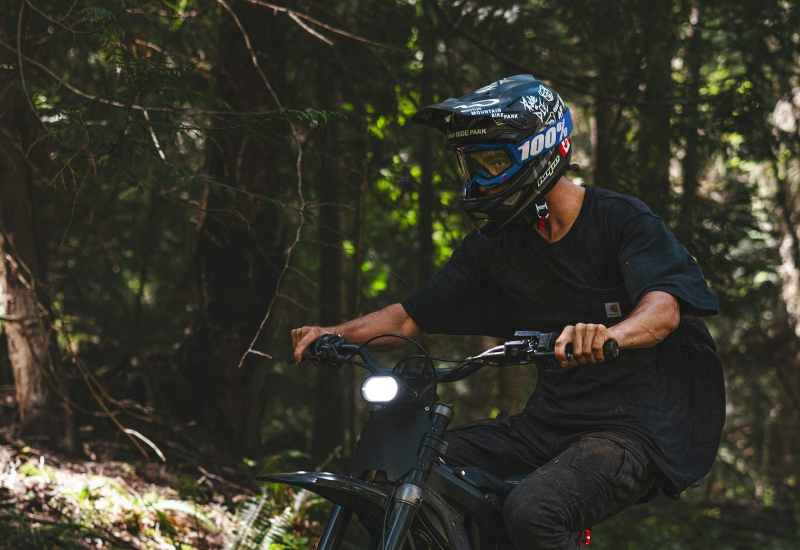
#> input picture assets/photos/dirtbike.jpg, 1600 x 1100 px (shown at 1/2 size)
$ python crop-freisteller.py ../assets/photos/dirtbike.jpg
#> lines starting #> are read from the running program, lines starting #| are printed output that depends on the picture
#!/usr/bin/env python3
"""Freisteller vereinheitlichen: Bounding-Box des Objekts, 4 % Rand, quadratisch auf Weiss, max. 1400 px.
Bilder mit dunklem Hintergrund oder untypischem Seitenverhältnis werden nicht beschnitten und als «lifestyle» gemeldet.
Aufruf: python3 tools/crop-freisteller.py <datei> [...]  -> gibt JSON-Liste der Dateien aus, die als lifestyle gelten sollen."""
import sys, json
from PIL import Image, ImageOps, ImageEnhance
out = {}
for f in sys.argv[1:]:
    try:
        im = Image.open(f).convert("RGB")
#> im is the input picture: PIL image 1600x1100 RGB; mean R, G, B 53.7, 52.6, 41.8
    except Exception:
        continue
    w, h = im.size
#> w = 1600; h = 1100
    g = ImageOps.grayscale(im)
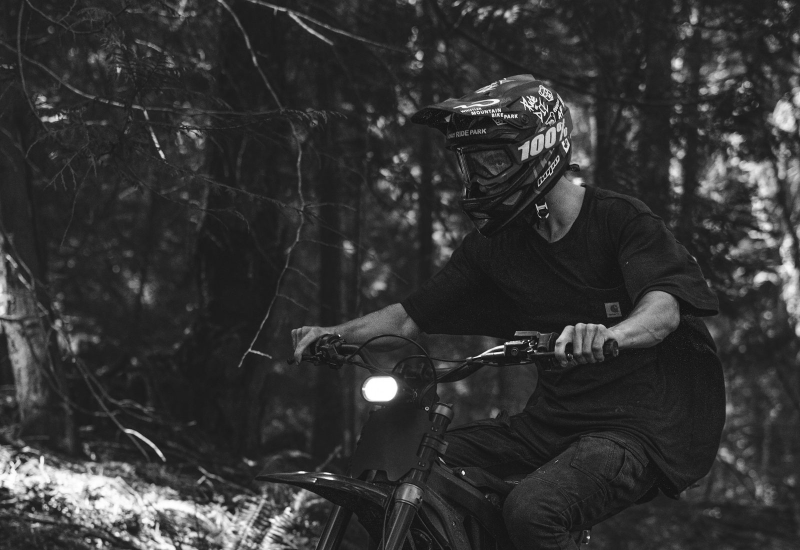
#> g: PIL image 1600x1100 L (shown at 1/2 size); min 0, max 255, mean 51.7
    corners = [g.getpixel((2, 2)), g.getpixel((w - 3, 2)), g.getpixel((2, h - 3)), g.getpixel((w - 3, h - 3))]
#> corners = [34, 33, 71, 41]
    if min(corners) < 225:
        out[f] = {"kind": "lifestyle"}; continue  # dunkler/bunter Hintergrund -> Szene, nicht Freisteller
    # Bounding-Box aller Pixel dunkler als 235
    mask = g.point(lambda v: 255 if v < 235 else 0)
    box = mask.getbbox()
    if not box:
        continue
    bw, bh = box[2] - box[0], box[3] - box[1]
    if bw / bh > 2.6 or bh / bw > 2.6:
        out[f] = {"kind": "lifestyle"}; continue  # Infografik/Balken
    ar = bw / bh; fill = (bw * bh) / (w * h)
    # Ganzansicht: querformatige Silhouette mit viel Luft (Lenkstange + Deck); Nahaufnahmen (Rad, Display) sind dicht gefuellt
    dark = sum(1 for v in mask.crop(box).resize((60, 60)).getdata() if v) / 3600
    out[f] = {"kind": "produkt", "full": 0.85 <= ar <= 1.55 and fill >= 0.3 and dark <= 0.45, "fill": round(fill, 2), "dark": round(dark, 2)}
    m = int(max(bw, bh) * 0.025)
    x0, y0, x1, y1 = max(0, box[0] - m), max(0, box[1] - m), min(w, box[2] + m), min(h, box[3] + m)
    crop = im.crop((x0, y0, x1, y1))
    # leicht graue Hintergründe auf Weiss heben
    crop = crop.point(lambda v: 255 if v > 238 else v)
    # Schatten oeffnen (Gamma), Lichter leicht anheben, Kontrast sanft: schwarze Scooter zeigen Zeichnung
    crop = crop.point(lambda v: int(255 * (v / 255) ** 0.82))
    crop = ImageEnhance.Brightness(crop).enhance(1.05)
    crop = ImageEnhance.Contrast(crop).enhance(1.04)
    crop = crop.point(lambda v: 255 if v > 236 else v)
    side = max(crop.size)
    sq = Image.new("RGB", (side, side), (255, 255, 255))
    sq.paste(crop, ((side - crop.size[0]) // 2, (side - crop.size[1]) // 2))
    if side > 1400:
        sq = sq.resize((1400, 1400), Image.LANCZOS)
    sq.save(f, "JPEG", quality=92, optimize=True)
print(json.dumps(out))
